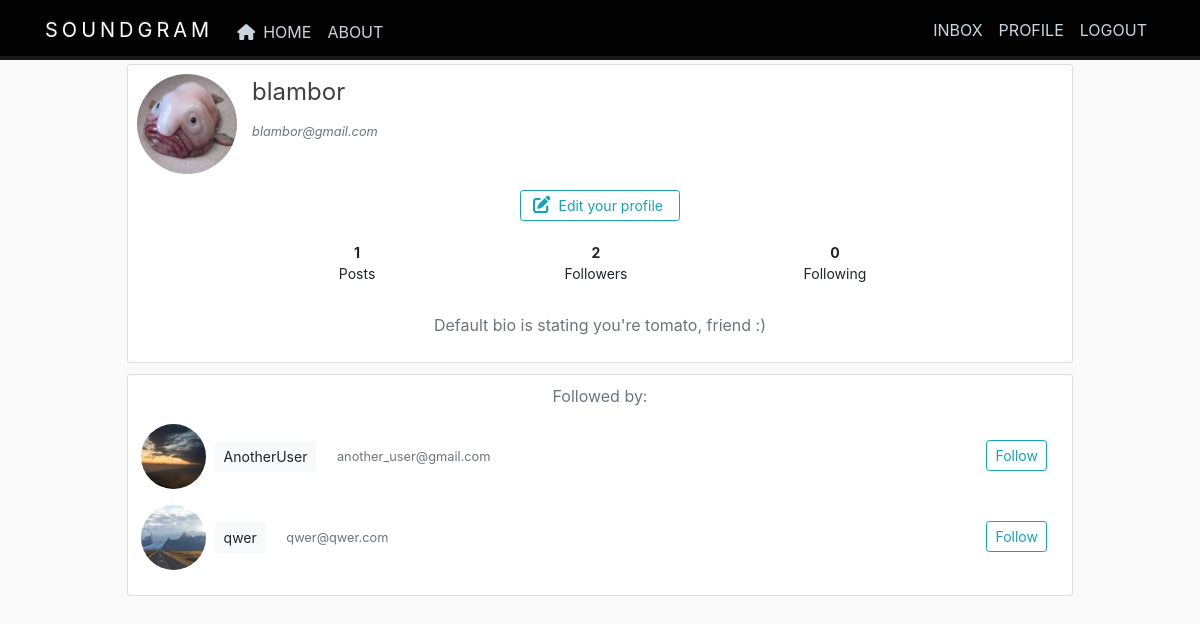
The page /user/blambor/followed_by (signed in) on the database as committed earlier.
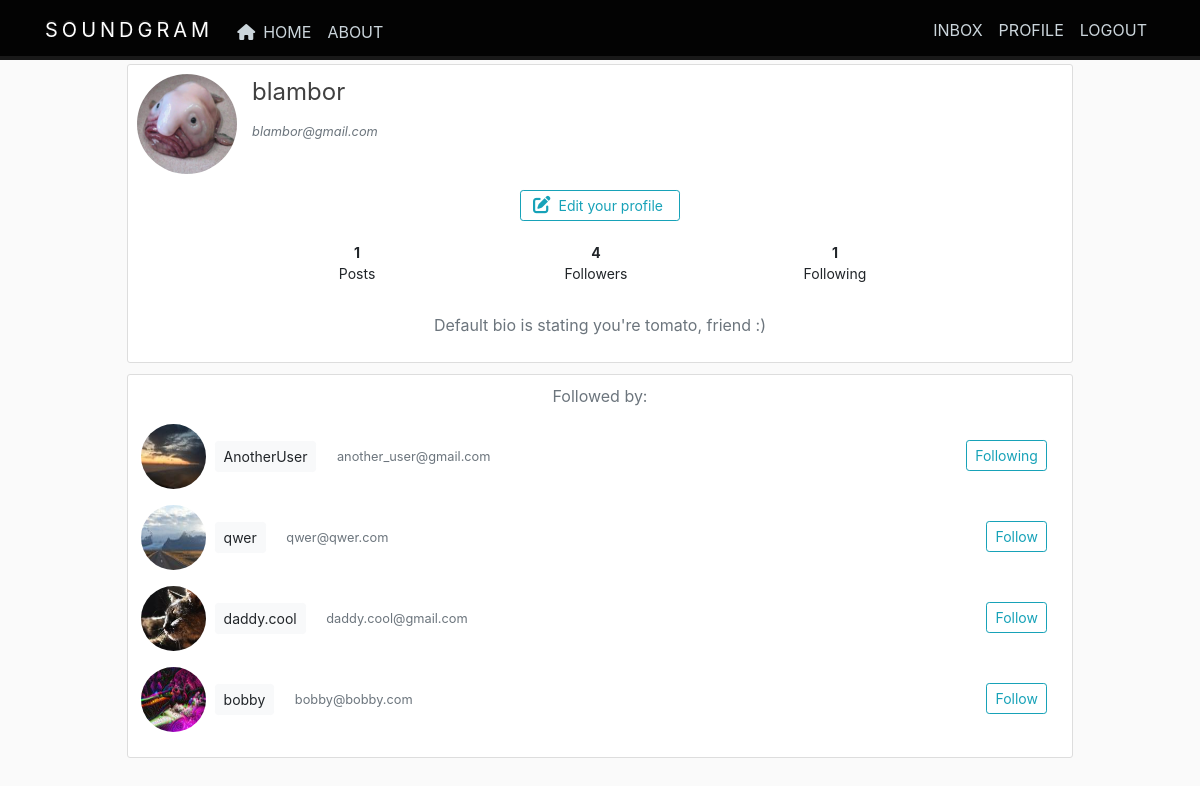
The same page on the database as committed later.
### soundgram/models.py (models this page shows, shortened)
class User(db.Model, UserMixin):
    id = db.Column(db.Integer, primary_key=True)
    username = db.Column(db.String(), unique=True, nullable=False)
    email = db.Column(db.String, unique=True, nullable=False)
    image_file = db.Column(db.String(20), nullable=False, default='default.jpg')
    password = db.Column(db.String(60), nullable=False)  # post sets additional query in the background, that will get all posts user created, it is not declaration of new column
    post = db.relationship('Post', backref='author', lazy=True)  # backhref adds column to post model by reference to another class    # lazy loads the data as necesary at one go --- author - db feature - we havent declared any author, though, python will understand
    comment = db.relationship('Comment', backref='author', lazy=True)
    messages_sent = db.relationship('Message', foreign_keys='Message.sender_id', backref='sender', lazy='dynamic')
    messages_received = db.relationship('Message', foreign_keys='Message.recipient_id', backref='recipient', lazy='dynamic')
    last_message_read_time = db.Column(db.DateTime)
    followed = db.relationship(
                        'User', secondary=followers,
                        primaryjoin=(followers.c.follower_id == id),
                        secondaryjoin=(followers.c.followed_id == id),
                        backref=db.backref('followers', lazy='dynamic'),
                        lazy='dynamic')
    liked = db.relationship('Likes', foreign_keys='Likes.user_id', backref='user', lazy='dynamic')
    messages_sent = db.relationship('Message', foreign_keys='Message.sender_id', backref='author', lazy='dynamic')
    messages_received = db.relationship('Message', foreign_keys='Message.recipient_id', backref='recipient', lazy='dynamic')
    last_message_read_time = db.Column(db.DateTime)
    def is_following(self, user):
        return self.followed.filter(
            followers.c.followed_id == user.id).count() > 0

### soundgram/users/routes.py (the view)
@users.route("/user/<username>/followed_by")
@login_required
def followed_by(username):
    page = request.args.get('page', 1, type=int)
    user = User.query.filter_by(username=username).first_or_404()
    posts = Post.query.filter_by(author=user).order_by(Post.date_posted.desc()).paginate(page=page, per_page=2)
    return render_template('user/user_list.html', user=user, page=page, posts=posts)

### soundgram/models.py (called while the page is built)
@login_manager.user_loader
def load_user(user_id):
    return User.query.get(int(user_id))

### soundgram/templates/user/user_list.html (shortened to what this page needs)
{% extends "main/profile_section.html" %}
{% block content %}
    <div class="content-section">
        {% if request.endpoint == 'users.followed_by' %}
            <p class="text-center text-muted">Followed by:</p>
            {% for user in user.followers %}
                <div class="ml-1 mb-3">
                    <img class="rounded-circle article-img" src="{{ url_for('static', filename='profile_pics/' + user.image_file) }}">
                    <a class="btn btn-sm btn-light ml-1" href="{{ url_for('users.user_profile', username=user.username) }}">{{ user.username }}</a>
                    <small class="text-muted disabled userlist-email ml-3">{{ user.email }}</small>
                    {% if user==current_user %}
                        <a class="btn btn-sm btn-outline-secondary mt-3 mr-3 float-right" href="{{ url_for('users.user_profile', username=user.username) }}">Profile</a>
                    {% elif not current_user.is_following(user) %}
                        <a class="btn btn-sm btn-outline-info mt-3 mr-3 float-right" href="{{ url_for('users.follow', username=user.username) }}">Follow</a>
                    {% else %}
                        <a class="btn btn-sm btn-outline-info mt-3 mr-3 float-right" href="{{ url_for('users.unfollow', username=user.username) }}">Following</a>
                    {% endif %}
                </div>
            {% endfor %}
        {% endif %}
    </div>
{% endblock %}

### soundgram/templates/main/profile_section.html (shortened to what this page needs)
{% include "main/navbar.html" %}
<main role="main" class="container">
    <div class="row">
        <div class="col-12 box">
            <div class="media content-section">
                <div class="media-body">
                    <div class="row">
                            <div class="col-auto">
                                <img class="rounded-circle account-img img-fluid" src="{{ url_for('static', filename='profile_pics/' + user.image_file) }}">
                            </div>
                            <div class="col">
                                <div class="row">
                                    <legend><a style="text-decoration: none; color:#404040;" href="{{ url_for('users.user_profile', username=user.username)}}">{{ user.username }}</a></legend>
                                </div>
                                <div class="row">
                                    <em><small class=text-muted>{{ user.email }}</small></em>
                                </div>
                            </div>
                    </div>
                    <div class="row mt-3 mb-2 justify-content-center">
                            {% if user == current_user %}
                                <div class="col-auto">
                                    <a class="btn btn-sm btn-outline-info pr-3" href="{{ url_for('users.edit_profile', username=user.username) }}"><i class="fas fa-edit mr-2 ml-1 profile-icons"></i>Edit your profile</a>
                                </div>
                            {% elif not current_user.is_following(user) %}
                                <div class="col-auto pr-0">
                                    <a class="btn btn-sm btn-outline-success pr-3 ml-3" href="{{ url_for('users.follow', username=user.username) }}"><i class="fas fa-heart mr-2 ml-1 profile-icons"></i>Follow</a>
                                </div>
                            {% else %}
                                <div class="col-auto pr-0">
                                      <div class="btn-group">
                                        <a class="btn btn-sm btn-outline-success" href="{{ url_for('users.unfollow', username=user.username) }}"><i class="fas fa-heartbeat mr-2 ml-1 profile-icons"></i>Following</a>
                                      </div>
                                </div>
                            {% endif %}
                    </div>
                    <div class="row justify-content-center pt-2 mb-3 pb-2">
                            <div class="col-3 text-center pl-0 pr-0">
                                <a class="btn btn-sm pl-0" href="{{ url_for('users.user_profile', username=user.username) }}"><b>{{ posts.total }}</b><br> Posts</a>
                            </div>
                            <div class="col-3 text-center pl-0 pr-0">
                                <a class="btn btn-sm pl-0" href="{{ url_for('users.followed_by', username=user.username) }}"><b class="">{{ user.followers.count() }}</b><br>Followers </a>
                            </div>
                            <div class="col-3 text-center pl-0 pr-0">
                                <a class="btn btn-sm pl-0" href="{{ url_for('users.is_following', username=user.username) }}"><b class=>{{ user.followed.count() }} </b><br> Following</a>
                            </div>
                    </div>
                    <p class="text-muted text-center"> Default bio is stating you're tomato, friend :)</p>
                </div>
            </div>
            {% block content %}{% endblock %}
        </div>
    </div>
</main>

### soundgram/templates/main/navbar.html (shortened to what this page needs)
<!DOCTYPE html>
<html>
<head>
    <link rel="stylesheet" href="https://stackpath.bootstrapcdn.com/bootstrap/4.3.1/css/bootstrap.min.css">
    <link rel="stylesheet" type="text/css" href="{{ url_for('static', filename='style.css') }}">
</head>
<body>
    <header class="site-header">
        <nav id="navbar" class="navbar navbar-expand-md navbar-dark fixed-top">
            <div class="container">
                <a href="/" class="navbar-brand mb-0">SOUNDGRAM</a>
                <div class="collapse navbar-collapse" id="navbarToggle">
                    <div class="navbar-nav">
                        <nav id="navbar-expand" class="navbar navbar-expand-md navbar-dark fixed-top">
                            <div class="container">
                                <a class="navbar-brand" href="/">SOUNDGRAM</a>
                                <div class="collapse navbar-collapse" id="navbarToggle">
                                    <div class="navbar-nav mr-auto mt-1">
                                        <a title="Home" class="nav-link navbar-button" href="/"><i class="fas fa-home mr-2"></i>HOME</a>
                                        <a title="About" class="nav-link navbar-button" href="/about">ABOUT</a>
                                    </div>
                                    <div class="navbar-nav">
                                        <a title="Messages" class="nav-link navbar-button" href="{{ url_for('users.messages') }}">INBOX</a>
                                        <a title="Profile" class="nav-link navbar-button" href="{{ url_for('users.user_profile', username = current_user.username) }}">PROFILE</a>
                                        <a title="Sign out" class="nav-link navbar-button" href="{{ url_for('users.logout') }}">LOGOUT</a>
                                    </div>
                                </div>
                            </div>
                        </nav>
                    </div>
                </div>
            </div>
        </nav>
    </header>
</body>
</html>

### soundgram/static/style.css (style rules this page uses)
body { background: #fafafa; color: #333333; margin-top: 4rem; text-decoration: none; }
#navbar { background-color: rgba(0, 0, 0, 0.9); }
#navbar-expand { background-color: rgba(0, 0, 0, 0.9); }
.navbar-brand { text-decoration: none; color: rgba(255, 255, 255, 0.7); font-weight: thin; letter-spacing: 4px; }
.site-header .navbar-nav .nav-link { color: #cbd5db; }
.content-section { background: #ffffff; border: 1px solid #dddddd; border-radius: 3px; padding: 9px; margin: 0% 8% 1% 8%; }
.box { padding: 0px 7px 0px 7px; }
.article-img { height: 65px; width: 65px; }
.account-img { height: 100px; width: 100px; }
.profile-icons { font-size: 125%; margin-top: 0px; }

Rows that differ between the two databases and show on the page:
computed for User "AnotherUser": text "Follow" → "Following"
added User: image_file (picture), username "daddy.cool", email "daddy.cool@gmail.com"
added User: image_file (picture), username "bobby", email "bobby@bobby.com"
Other text that changed with them:
{{ user.followers.count() }}: "2" → "4"
{{ user.followed.count() }}: "0" → "1"
